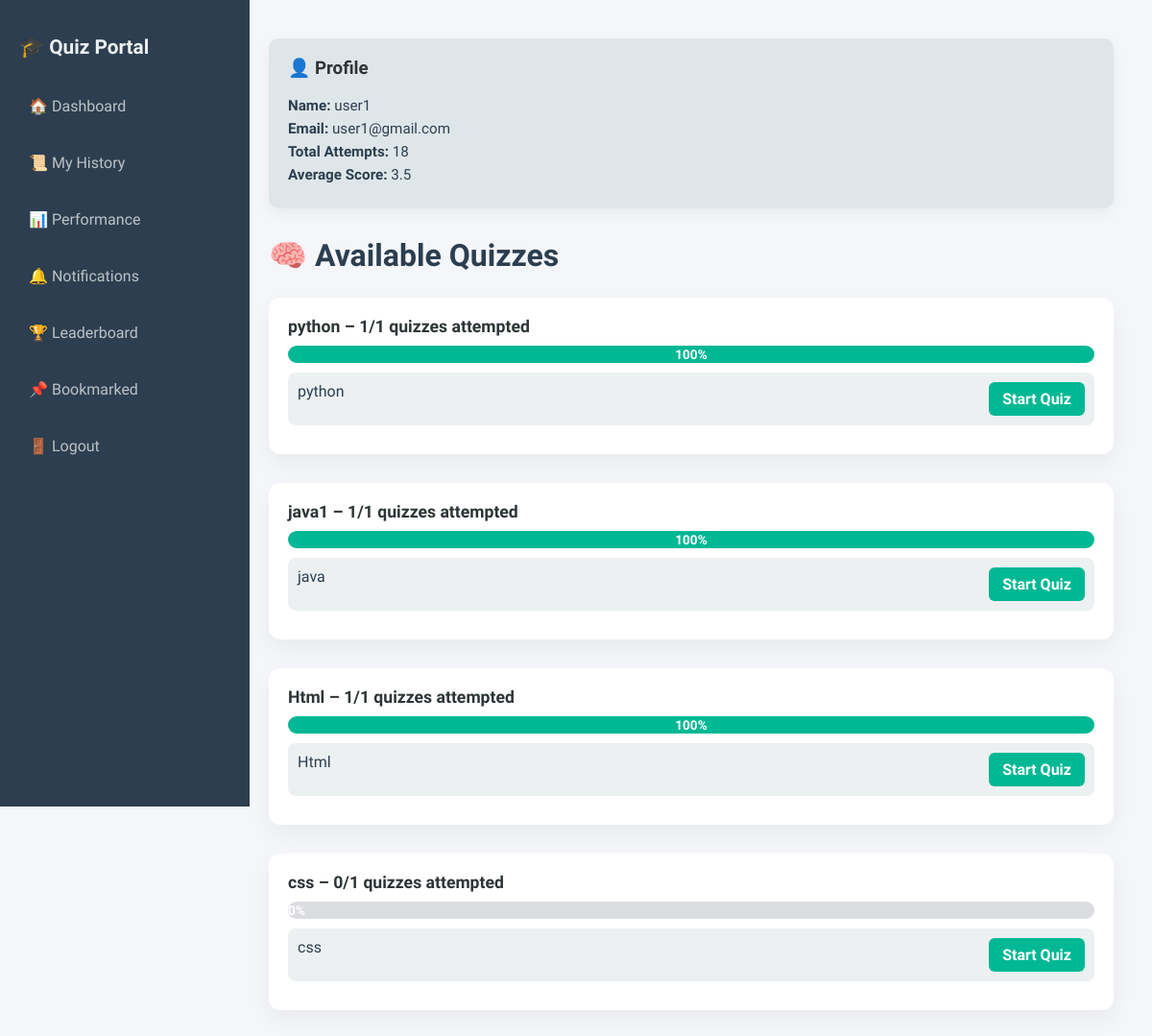
The page /user/dashboard/ (signed in) on the database its author committed.
### accounts/models.py (models this page shows, shortened)
class Subject(models.Model):
    name = models.CharField(max_length=100)

class Quiz(models.Model):
    title = models.CharField(max_length=100)
    subject = models.ForeignKey(Subject, on_delete=models.CASCADE)
    created_at = models.DateTimeField(auto_now_add=True)

### accounts/views.py (the view)
# urls.py: path('user/dashboard/', views.user_dashboard, name='user_dashboard'),
@login_required
@user_passes_test(lambda u: not u.is_staff)
def user_dashboard(request):
    subjects = Subject.objects.prefetch_related('quiz_set').all()
    submissions = UserSubmission.objects.filter(user=request.user)
    subject_progress = []
    for subject in subjects:
       quizzes = subject.quiz_set.all()
       total = quizzes.count()
       attempted = submissions.filter(quiz__in=quizzes).values('quiz').distinct().count()
       percent = int((attempted / total) * 100) if total > 0 else 0
       subject_progress.append({
        'subject': subject,
        'quizzes': quizzes,
        'attempted': attempted,
        'total': total,
        'percent': percent,
    })
    total_attempts = submissions.count()
    avg_score = submissions.aggregate(avg=Avg('score'))['avg']
    avg_score = round(avg_score or 0, 2)
    return render(request, 'accounts/user_dashboard.html', {
    'subject_progress': subject_progress,
    'total_attempts': total_attempts,
    'avg_score': avg_score
})

### accounts/templates/accounts/user_dashboard.html (shortened to what this page needs)
{% load static %}
<!DOCTYPE html>
 <html lang="en">
  <head>
 </head>
 <body>
   <div class="sidebar">
    <h2>🎓 Quiz Portal</h2>
     <a href="{% url 'user_dashboard' %}" class="nav-link">🏠 Dashboard</a>
     <a href="{% url 'user_history' %}" class="nav-link">📜 My History</a>
     <a href="{% url 'user_performance_graph' %}" class="nav-link">📊 Performance</a>
     <a href="{% url 'user_notifications' %}" class="nav-link">🔔 Notifications</a>
     <a href="{% url 'leaderboard' %}" class="nav-link">🏆 Leaderboard</a>
     <a href="{% url 'bookmarked_questions' %}" class="nav-link">📌 Bookmarked</a>
     <a href="{% url 'logout' %}" class="nav-link">🚪 Logout</a> </div>
      <div class="main">
          <div class="profile-card">
            <h3>👤 Profile</h3>
            <p><strong>Name:</strong> {{ request.user.username }}</p>
            <p><strong>Email:</strong> {{ request.user.email }}</p>
            <p><strong>Total Attempts:</strong> {{ total_attempts }}</p>
            <p><strong>Average Score:</strong> {{ avg_score }}</p> </div>
             <h1>🧠 Available Quizzes</h1>
{% for item in subject_progress %}
<div class="subject-block">
<div class="subject-title">
{{ item.subject.name }} – {{ item.attempted }}/{{ item.total }} quizzes attempted
</div>
  <div class="progress-bar-container">
    <div class="progress-bar" style="width: {{ item.percent }}%;">
      {{ item.percent }}%
    </div>
  </div>
  {% if item.quizzes %}
    {% for quiz in item.quizzes %}
      <div class="quiz-row">
        <div class="quiz-title">{{ quiz.title }}</div>
        <a href="{% url 'start_quiz' quiz.id %}" class="start-btn">Start Quiz</a>
      </div>
    {% endfor %}
  {% else %}
    <p style="color: gray;">No quizzes available for this subject.</p>
  {% endif %}
</div>
{% endfor %}
</div>
</body>
 </html>

### accounts/templates/accounts/user_dashboard.html (style rules this page uses)
body { margin: 0; font-family: 'Segoe UI', sans-serif; background: #f5f6fa; display: flex; }
.sidebar { width: 220px; background: #2c3e50; height: 100vh; color: white; display: flex; flex-direction: column; padding: 20px; position: fixed; }
.sidebar h2 { font-size: 1.3rem; margin-bottom: 20px; color: #ecf0f1; }
.nav-link { color: #bdc3c7; text-decoration: none; margin: 10px 0; display: block; padding: 10px; border-radius: 6px; transition: background 0.3s; }
.main { margin-left: 240px; padding: 40px; width: 100%; }
h1 { margin-bottom: 25px; color: #2c3e50; }
.profile-card { background: #dfe6e9; padding: 20px; border-radius: 10px; margin-bottom: 30px; box-shadow: 0 5px 15px rgba(0,0,0,0.05); }
.profile-card h3 { margin-top: 0; color: #2d3436; }
.profile-card p { margin: 6px 0; font-size: 0.95rem; color: #2c3e50; }
.subject-block { background: white; padding: 20px; border-radius: 12px; box-shadow: 0 10px 25px rgba(0, 0, 0, 0.05); margin-bottom: 30px; }
.subject-title { font-size: 1.1rem; font-weight: bold; margin-bottom: 10px; color: #2d3436; }
.quiz-row { display: flex; justify-content: space-between; padding: 10px; background: #ecf0f1; border-radius: 8px; margin-bottom: 10px; }
.quiz-title { font-weight: 500; color: #2c3e50; }
.start-btn { background: #00b894; color: white; padding: 8px 14px; border: none; border-radius: 6px; text-decoration: none; font-weight: bold; transition: background 0.3s ease; }
.progress-bar-container { background: #dcdde1; border-radius: 10px; height: 18px; margin-bottom: 10px; overflow: hidden; }
.progress-bar { background: #00b894; color: white; height: 100%; text-align: center; font-size: 0.85rem; font-weight: bold; line-height: 18px; transition: width 0.4s ease; }

### rows shown on the page
Subject: subject.name "python", attempted "1", total "1", percent "100"
Quiz: title "python"
Subject: subject.name "java1", attempted "1", total "1", percent "100"
Quiz: title "java"
Subject: subject.name "Html", attempted "1", total "1", percent "100"
Quiz: title "Html"
Subject: subject.name "css", attempted "0", total "1", percent "0"
Quiz: title "css"

### other values the page prints
{{ request.user.username }} "user1"
{{ request.user.email }} "user1@gmail.com"
{{ total_attempts }} "18"
{{ avg_score }} "3.5"
